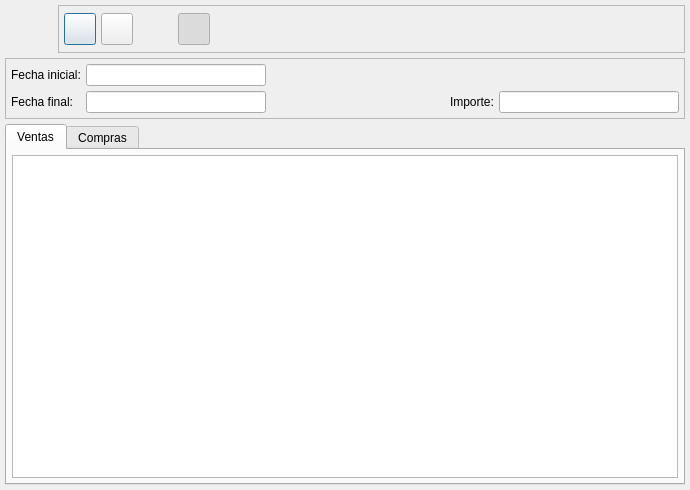
<ui version="4.0" >
 <author>Josep Burcion</author>
 <class>Listado347Base</class>
 <widget class="QDialog" name="Listado347Base" >
  <property name="geometry" >
   <rect>
    <x>0</x>
    <y>0</y>
    <width>690</width>
    <height>490</height>
   </rect>
  </property>
  <property name="windowTitle" >
   <string>Listado para el modelo 347</string>
  </property>
  <property name="windowIcon" >
   <iconset resource="../../bulmages.qrc" >:/BulmaCont32x32/images/png/i_kcmkwm.png</iconset>
  </property>
  <property name="sizeGripEnabled" >
   <bool>false</bool>
  </property>
  <layout class="QVBoxLayout" >
   <property name="margin" >
    <number>5</number>
   </property>
   <property name="spacing" >
    <number>5</number>
   </property>
   <item>
    <layout class="QHBoxLayout" >
     <property name="margin" >
      <number>0</number>
     </property>
     <property name="spacing" >
      <number>5</number>
     </property>
     <item>
      <widget class="QLabel" name="label" >
       <property name="minimumSize" >
        <size>
         <width>48</width>
         <height>48</height>
        </size>
       </property>
       <property name="maximumSize" >
        <size>
         <width>48</width>
         <height>48</height>
        </size>
       </property>
       <property name="pixmap" >
        <pixmap resource="../../bulmages.qrc" >:/BulmaCont32x32/images/png/i_kcmkwm.png</pixmap>
       </property>
       <property name="scaledContents" >
        <bool>true</bool>
       </property>
      </widget>
     </item>
     <item>
      <widget class="QFrame" name="frame" >
       <property name="frameShape" >
        <enum>QFrame::StyledPanel</enum>
       </property>
       <property name="frameShadow" >
        <enum>QFrame::Raised</enum>
       </property>
       <layout class="QHBoxLayout" >
        <property name="margin" >
         <number>5</number>
        </property>
        <property name="spacing" >
         <number>5</number>
        </property>
        <item>
         <widget class="QPushButton" name="m_boton_imprimir" >
          <property name="minimumSize" >
           <size>
            <width>32</width>
            <height>32</height>
           </size>
          </property>
          <property name="maximumSize" >
           <size>
            <width>32</width>
            <height>32</height>
           </size>
          </property>
          <property name="toolTip" >
           <string>Imprimir</string>
          </property>
          <property name="text" >
           <string comment="Imprimir/Salvar" />
          </property>
          <property name="icon" >
           <iconset resource="../../bulmages.qrc" >:/Images/document-print.svg</iconset>
          </property>
          <property name="iconSize" >
           <size>
            <width>22</width>
            <height>22</height>
           </size>
          </property>
          <property name="shortcut" >
           <string>Ctrl+P</string>
          </property>
          <property name="default" >
           <bool>false</bool>
          </property>
          <property name="flat" >
           <bool>false</bool>
          </property>
         </widget>
        </item>
        <item>
         <widget class="QPushButton" name="m_boton_recalcular" >
          <property name="minimumSize" >
           <size>
            <width>32</width>
            <height>32</height>
           </size>
          </property>
          <property name="maximumSize" >
           <size>
            <width>32</width>
            <height>32</height>
           </size>
          </property>
          <property name="toolTip" >
           <string>Recalcular</string>
          </property>
          <property name="icon" >
           <iconset resource="../../bulmages.qrc" >:/Genericos32x32/images/png/i_reload.png</iconset>
          </property>
          <property name="iconSize" >
           <size>
            <width>22</width>
            <height>22</height>
           </size>
          </property>
          <property name="shortcut" >
           <string>F5</string>
          </property>
          <property name="flat" >
           <bool>false</bool>
          </property>
         </widget>
        </item>
        <item>
         <spacer>
          <property name="orientation" >
           <enum>Qt::Horizontal</enum>
          </property>
          <property name="sizeType" >
           <enum>QSizePolicy::Fixed</enum>
          </property>
          <property name="sizeHint" >
           <size>
            <width>40</width>
            <height>20</height>
           </size>
          </property>
         </spacer>
        </item>
        <item>
         <widget class="QPushButton" name="mui_filtro" >
          <property name="minimumSize" >
           <size>
            <width>32</width>
            <height>32</height>
           </size>
          </property>
          <property name="maximumSize" >
           <size>
            <width>32</width>
            <height>32</height>
           </size>
          </property>
          <property name="toolTip" >
           <string>Ver filtro</string>
          </property>
          <property name="text" >
           <string comment="Imprimir/Salvar" />
          </property>
          <property name="icon" >
           <iconset resource="../../bulmages.qrc" >:/Images/edit-find.svg</iconset>
          </property>
          <property name="iconSize" >
           <size>
            <width>22</width>
            <height>22</height>
           </size>
          </property>
          <property name="shortcut" >
           <string>Ctrl+F</string>
          </property>
          <property name="checkable" >
           <bool>true</bool>
          </property>
          <property name="checked" >
           <bool>true</bool>
          </property>
          <property name="default" >
           <bool>false</bool>
          </property>
          <property name="flat" >
           <bool>false</bool>
          </property>
         </widget>
        </item>
        <item>
         <spacer>
          <property name="orientation" >
           <enum>Qt::Horizontal</enum>
          </property>
          <property name="sizeHint" >
           <size>
            <width>40</width>
            <height>20</height>
           </size>
          </property>
         </spacer>
        </item>
       </layout>
      </widget>
     </item>
    </layout>
   </item>
   <item>
    <widget class="QFrame" name="frame_2" >
     <property name="frameShape" >
      <enum>QFrame::StyledPanel</enum>
     </property>
     <property name="frameShadow" >
      <enum>QFrame::Raised</enum>
     </property>
     <layout class="QGridLayout" >
      <property name="margin" >
       <number>5</number>
      </property>
      <property name="spacing" >
       <number>5</number>
      </property>
      <item row="1" column="3" >
       <widget class="QLabel" name="textLabel3" >
        <property name="text" >
         <string>Importe:</string>
        </property>
        <property name="buddy" >
         <cstring>importe</cstring>
        </property>
       </widget>
      </item>
      <item row="1" column="1" >
       <widget class="QLineEdit" name="ffinal" />
      </item>
      <item row="1" column="0" >
       <widget class="QLabel" name="textLabel1" >
        <property name="text" >
         <string>Fecha final:</string>
        </property>
        <property name="buddy" >
         <cstring>ffinal</cstring>
        </property>
       </widget>
      </item>
      <item row="0" column="0" >
       <widget class="QLabel" name="textLabel1_2" >
        <property name="text" >
         <string>Fecha inicial:</string>
        </property>
        <property name="buddy" >
         <cstring>finicial</cstring>
        </property>
       </widget>
      </item>
      <item row="1" column="4" >
       <widget class="QLineEdit" name="importe" />
      </item>
      <item row="0" column="1" >
       <widget class="QLineEdit" name="finicial" />
      </item>
      <item row="1" column="2" >
       <spacer>
        <property name="orientation" >
         <enum>Qt::Horizontal</enum>
        </property>
        <property name="sizeHint" >
         <size>
          <width>40</width>
          <height>20</height>
         </size>
        </property>
       </spacer>
      </item>
     </layout>
    </widget>
   </item>
   <item>
    <widget class="QTabWidget" name="TabWidget1" >
     <property name="currentIndex" >
      <number>0</number>
     </property>
     <widget class="QWidget" name="tab1" >
      <attribute name="title" >
       <string>Ventas</string>
      </attribute>
      <layout class="QVBoxLayout" >
       <property name="margin" >
        <number>5</number>
       </property>
       <property name="spacing" >
        <number>5</number>
       </property>
       <item>
        <widget class="QTableWidget" name="tablaventas" />
       </item>
      </layout>
     </widget>
     <widget class="QWidget" name="tab2" >
      <attribute name="title" >
       <string>Compras</string>
      </attribute>
      <layout class="QVBoxLayout" >
       <property name="margin" >
        <number>5</number>
       </property>
       <property name="spacing" >
        <number>5</number>
       </property>
       <item>
        <widget class="QTableWidget" name="tablacompras" />
       </item>
      </layout>
     </widget>
    </widget>
   </item>
  </layout>
 </widget>
 <layoutdefault spacing="6" margin="11" />
 <tabstops>
  <tabstop>finicial</tabstop>
  <tabstop>ffinal</tabstop>
  <tabstop>importe</tabstop>
  <tabstop>TabWidget1</tabstop>
  <tabstop>tablaventas</tabstop>
  <tabstop>m_boton_imprimir</tabstop>
  <tabstop>m_boton_recalcular</tabstop>
  <tabstop>mui_filtro</tabstop>
  <tabstop>tablacompras</tabstop>
 </tabstops>
 <resources>
  <include location="../../bulmages.qrc" />
 </resources>
 <connections>
  <connection>
   <sender>mui_filtro</sender>
   <signal>toggled(bool)</signal>
   <receiver>frame_2</receiver>
   <slot>setShown(bool)</slot>
   <hints>
    <hint type="sourcelabel" >
     <x>196</x>
     <y>35</y>
    </hint>
    <hint type="destinationlabel" >
     <x>197</x>
     <y>64</y>
    </hint>
   </hints>
  </connection>
 </connections>
</ui>
